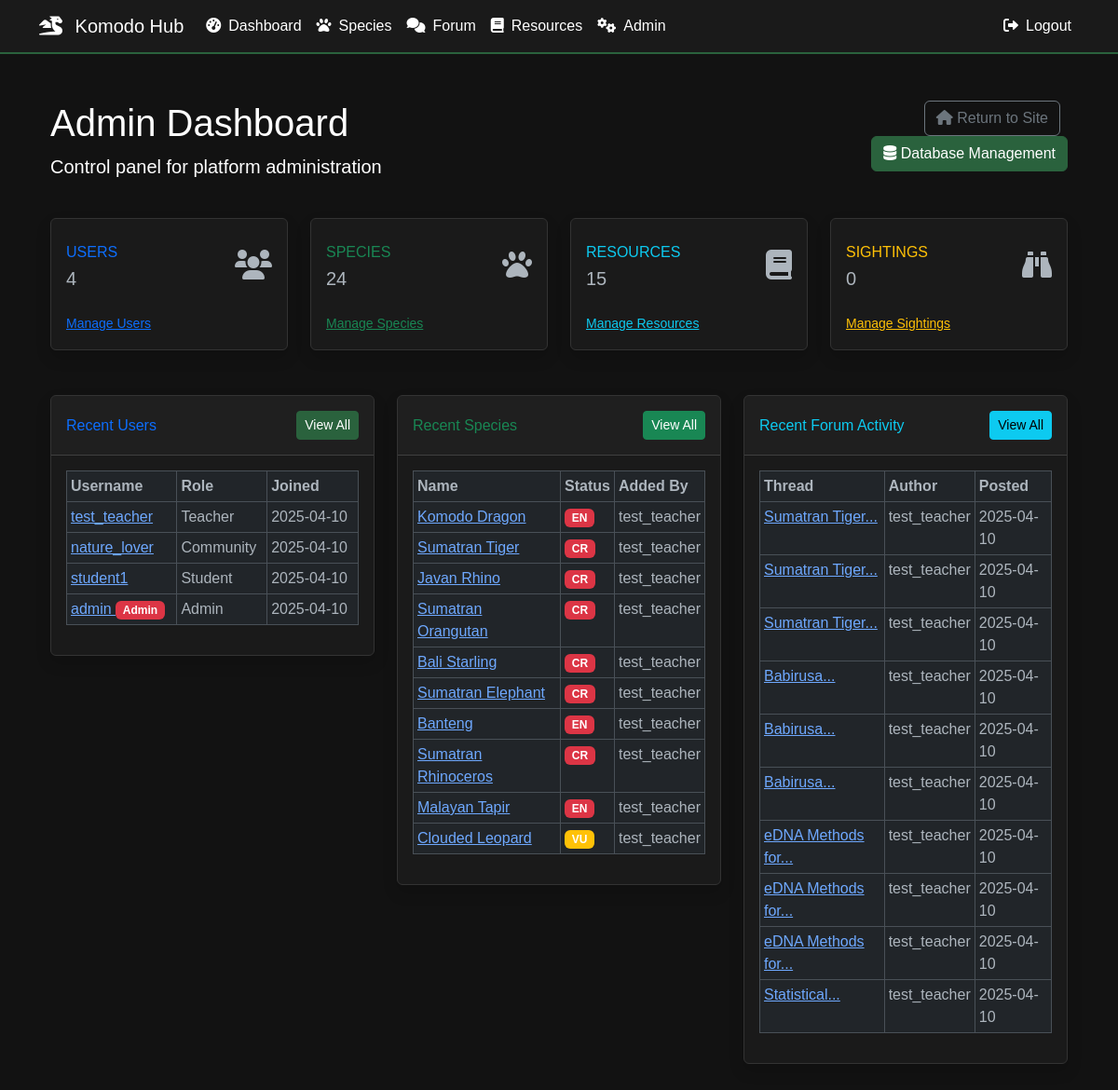
The page /admin/ (signed in) on the database its author committed.
### models.py (models this page shows, shortened)
class User(UserMixin, db.Model):
    id = db.Column(db.Integer, primary_key=True)
    username = db.Column(db.String(64), unique=True, nullable=False)
    email = db.Column(db.String(120), unique=True, nullable=False)
    password_hash = db.Column(db.String(256))
    role = db.Column(db.String(20), nullable=False)  # 'student', 'teacher', 'community', or 'admin'
    is_admin = db.Column(db.Boolean, default=False)  # Admin flag for additional permissions
    created_at = db.Column(db.DateTime, default=datetime.utcnow)
    avatar = db.Column(db.String(200), default='default.svg')
    theme_preference = db.Column(db.String(50), default='light')
    progress_records = db.relationship('UserProgress', back_populates='user', lazy=True)
    species_sightings = db.relationship('SpeciesSighting', backref='observer', lazy=True)
    species_created = db.relationship('Species', backref='created_by', lazy=True)
    forum_threads = db.relationship('ForumThread', backref='author', lazy=True)
    forum_posts = db.relationship('ForumPost', backref='author', lazy=True)
    notes_given = db.relationship('Note', foreign_keys='Note.teacher_id', back_populates='teacher', lazy=True)
    notes_received = db.relationship('Note', foreign_keys='Note.student_id', back_populates='student', lazy=True)
    sent_messages = db.relationship('Message', back_populates='sender', foreign_keys='Message.sender_id', lazy=True)
    received_messages = db.relationship('Message', back_populates='recipient', foreign_keys='Message.recipient_id', lazy=True)
    forum_upvotes = db.relationship('ForumUpvote', backref='user', lazy=True)
    coordinated_programs = db.relationship('ConservationProgram', backref='coordinator', lazy=True, foreign_keys='ConservationProgram.coordinator_id')
    programs_joined = db.relationship('ConservationProgram', secondary='user_programs', lazy=True,
                                    backref=db.backref('participants', lazy=True),
                                    primaryjoin="User.id==UserPrograms.user_id",
                                    secondaryjoin="UserPrograms.program_id==ConservationProgram.id")
    def is_administrator(self):
        return self.is_admin

class Species(db.Model):
    id = db.Column(db.Integer, primary_key=True)
    name = db.Column(db.String(100), nullable=False)
    scientific_name = db.Column(db.String(100), nullable=False)
    description = db.Column(db.Text, nullable=False)
    population = db.Column(db.Integer)
    conservation_status = db.Column(db.String(50))
    habitat = db.Column(db.String(100))
    threats = db.Column(db.Text)
    created_at = db.Column(db.DateTime, default=datetime.utcnow)
    last_updated = db.Column(db.DateTime, default=datetime.utcnow, onupdate=datetime.utcnow)
    created_by_id = db.Column(db.Integer, db.ForeignKey('user.id'))
    sightings = db.relationship('SpeciesSighting', backref='species', lazy=True)
    population_records = db.relationship('PopulationRecord', back_populates='species', lazy=True)
    habitats = db.relationship('HabitatData', back_populates='species', lazy=True)
    migrations = db.relationship('MigrationPattern', back_populates='species', lazy=True)
    identification_challenges = db.relationship('SpeciesIdentificationChallenge', back_populates='species', lazy=True)

class ForumPost(db.Model):
    id = db.Column(db.Integer, primary_key=True)
    content = db.Column(db.Text, nullable=False)
    author_id = db.Column(db.Integer, db.ForeignKey('user.id'), nullable=False)
    thread_id = db.Column(db.Integer, db.ForeignKey('forum_thread.id'), nullable=False)
    created_at = db.Column(db.DateTime, default=datetime.utcnow)
    updated_at = db.Column(db.DateTime, onupdate=datetime.utcnow)
    is_solution = db.Column(db.Boolean, default=False)
    upvotes_count = db.Column(db.Integer, default=0)
    upvotes = db.relationship('ForumUpvote', backref='forum_post', lazy=True)

class ForumThread(db.Model):
    id = db.Column(db.Integer, primary_key=True)
    title = db.Column(db.String(200), nullable=False)
    content = db.Column(db.Text, nullable=False)
    author_id = db.Column(db.Integer, db.ForeignKey('user.id'), nullable=False)
    category_id = db.Column(db.Integer, db.ForeignKey('forum_category.id'), nullable=False)
    created_at = db.Column(db.DateTime, default=datetime.utcnow)
    updated_at = db.Column(db.DateTime, onupdate=datetime.utcnow)
    is_pinned = db.Column(db.Boolean, default=False)
    is_locked = db.Column(db.Boolean, default=False)
    view_count = db.Column(db.Integer, default=0)
    posts = db.relationship('ForumPost', backref='thread', lazy=True)

### blueprints/admin.py (the view)
@admin_bp.route('/')
@login_required
@admin_required
def admin_dashboard():
    stats = {
        'users': User.query.count(),
        'species': Species.query.count(),
        'resources': LibraryResource.query.count(),
        'sightings': SpeciesSighting.query.count(),
        'forum_threads': ForumThread.query.count(),
        'forum_posts': ForumPost.query.count()
    }
    recent_users = User.query.order_by(User.created_at.desc()).limit(10).all()
    recent_species = Species.query.order_by(Species.created_at.desc()).limit(10).all()
    recent_posts = ForumPost.query.order_by(ForumPost.created_at.desc()).limit(10).all()
    return render_template('admin/dashboard.html', stats=stats,
                          recent_users=recent_users,
                          recent_species=recent_species,
                          recent_posts=recent_posts,
                          title="Admin Dashboard")

### templates/admin/dashboard.html (shortened to what this page needs)
{% extends 'base.html' %}
{% block content %}
<div class="container-fluid mt-4">
    <div class="row mb-4">
        <div class="col-lg-8">
            <h1>Admin Dashboard</h1>
            <p class="lead">Control panel for platform administration</p>
        </div>
        <div class="col-lg-4 text-end">
            <a href="{{ url_for('main.landing') }}" class="btn btn-outline-secondary me-2">
                <i class="fas fa-home"></i> Return to Site
            </a>
            <a href="{{ url_for('admin.database_management') }}" class="btn btn-primary">
                <i class="fas fa-database"></i> Database Management
            </a>
        </div>
    </div>
    <div class="row mb-4">
        <div class="col-xl-3 col-md-6 mb-4">
            <div class="card border-left-primary shadow h-100 py-2">
                <div class="card-body">
                    <div class="row no-gutters align-items-center">
                        <div class="col mr-2">
                            <div class="text-xs font-weight-bold text-primary text-uppercase mb-1">
                                Users</div>
                            <div class="h5 mb-0 font-weight-bold text-gray-800">{{ stats.users }}</div>
                        </div>
                        <div class="col-auto">
                            <i class="fas fa-users fa-2x text-gray-300"></i>
                        </div>
                    </div>
                </div>
                <div class="card-footer bg-transparent border-0">
                    <a href="{{ url_for('admin.manage_users') }}" class="small text-primary">Manage Users</a>
                </div>
            </div>
        </div>
        <div class="col-xl-3 col-md-6 mb-4">
            <div class="card border-left-success shadow h-100 py-2">
                <div class="card-body">
                    <div class="row no-gutters align-items-center">
                        <div class="col mr-2">
                            <div class="text-xs font-weight-bold text-success text-uppercase mb-1">
                                Species</div>
                            <div class="h5 mb-0 font-weight-bold text-gray-800">{{ stats.species }}</div>
                        </div>
                        <div class="col-auto">
                            <i class="fas fa-paw fa-2x text-gray-300"></i>
                        </div>
                    </div>
                </div>
                <div class="card-footer bg-transparent border-0">
                    <a href="{{ url_for('admin.manage_species') }}" class="small text-success">Manage Species</a>
                </div>
            </div>
        </div>
        <div class="col-xl-3 col-md-6 mb-4">
            <div class="card border-left-info shadow h-100 py-2">
                <div class="card-body">
                    <div class="row no-gutters align-items-center">
                        <div class="col mr-2">
                            <div class="text-xs font-weight-bold text-info text-uppercase mb-1">
                                Resources</div>
                            <div class="h5 mb-0 font-weight-bold text-gray-800">{{ stats.resources }}</div>
                        </div>
                        <div class="col-auto">
                            <i class="fas fa-book fa-2x text-gray-300"></i>
                        </div>
                    </div>
                </div>
                <div class="card-footer bg-transparent border-0">
                    <a href="{{ url_for('admin.manage_resources') }}" class="small text-info">Manage Resources</a>
                </div>
            </div>
        </div>
        <div class="col-xl-3 col-md-6 mb-4">
            <div class="card border-left-warning shadow h-100 py-2">
                <div class="card-body">
                    <div class="row no-gutters align-items-center">
                        <div class="col mr-2">
                            <div class="text-xs font-weight-bold text-warning text-uppercase mb-1">
                                Sightings</div>
                            <div class="h5 mb-0 font-weight-bold text-gray-800">{{ stats.sightings }}</div>
                        </div>
                        <div class="col-auto">
                            <i class="fas fa-binoculars fa-2x text-gray-300"></i>
                        </div>
                    </div>
                </div>
                <div class="card-footer bg-transparent border-0">
                    <a href="{{ url_for('admin.manage_sightings') }}" class="small text-warning">Manage Sightings</a>
                </div>
            </div>
        </div>
    </div>
    <div class="row">
        <div class="col-lg-4">
            <div class="card shadow mb-4">
                <div class="card-header py-3 d-flex flex-row align-items-center justify-content-between">
                    <h6 class="m-0 font-weight-bold text-primary">Recent Users</h6>
                    <a href="{{ url_for('admin.manage_users') }}" class="btn btn-sm btn-primary">
                        View All
                    </a>
                </div>
                <div class="card-body">
                    <div class="table-responsive">
                        <table class="table table-bordered table-sm" width="100%" cellspacing="0">
                            <thead>
                                <tr>
                                    <th>Username</th>
                                    <th>Role</th>
                                    <th>Joined</th>
                                </tr>
                            </thead>
                            <tbody>
                                {% for user in recent_users %}
                                <tr>
                                    <td>
                                        <a href="{{ url_for('admin.edit_user', user_id=user.id) }}">
                                            {{ user.username }}
                                        </a>
                                        {% if user.is_admin %}
                                        <span class="badge bg-danger">Admin</span>
                                        {% endif %}
                                    </td>
                                    <td>{{ user.role|capitalize }}</td>
                                    <td>{{ user.created_at.strftime('%Y-%m-%d') }}</td>
                                </tr>
                                {% endfor %}
                            </tbody>
                        </table>
                    </div>
                </div>
            </div>
        </div>
        <div class="col-lg-4">
            <div class="card shadow mb-4">
                <div class="card-header py-3 d-flex flex-row align-items-center justify-content-between">
                    <h6 class="m-0 font-weight-bold text-success">Recent Species</h6>
                    <a href="{{ url_for('admin.manage_species') }}" class="btn btn-sm btn-success">
                        View All
                    </a>
                </div>
                <div class="card-body">
                    <div class="table-responsive">
                        <table class="table table-bordered table-sm" width="100%" cellspacing="0">
                            <thead>
                                <tr>
                                    <th>Name</th>
                                    <th>Status</th>
                                    <th>Added By</th>
                                </tr>
                            </thead>
                            <tbody>
                                {% for species in recent_species %}
                                <tr>
                                    <td>
                                        <a href="{{ url_for('species.view', id=species.id) }}">
                                            {{ species.name }}
                                        </a>
                                    </td>
                                    <td>
                                        <span class="badge
                                        {% if species.conservation_status in ['CR', 'EN'] %}bg-danger
                                        {% elif species.conservation_status in ['VU', 'NT'] %}bg-warning
                                        {% else %}bg-success{% endif %}">
                                            {{ species.conservation_status }}
                                        </span>
                                    </td>
                                    <td>{{ species.created_by.username }}</td>
                                </tr>
                                {% endfor %}
                            </tbody>
                        </table>
                    </div>
                </div>
            </div>
        </div>
        <div class="col-lg-4">
            <div class="card shadow mb-4">
                <div class="card-header py-3 d-flex flex-row align-items-center justify-content-between">
                    <h6 class="m-0 font-weight-bold text-info">Recent Forum Activity</h6>
                    <a href="{{ url_for('admin.manage_forum_posts') }}" class="btn btn-sm btn-info">
                        View All
                    </a>
                </div>
                <div class="card-body">
                    <div class="table-responsive">
                        <table class="table table-bordered table-sm" width="100%" cellspacing="0">
                            <thead>
                                <tr>
                                    <th>Thread</th>
                                    <th>Author</th>
                                    <th>Posted</th>
                                </tr>
                            </thead>
                            <tbody>
                                {% for post in recent_posts %}
                                <tr>
                                    <td>
                                        <a href="{{ url_for('forum.view_thread', id=post.thread_id) }}">
                                            {{ post.thread.title|truncate(20) }}
                                        </a>
                                    </td>
                                    <td>{{ post.author.username }}</td>
                                    <td>{{ post.created_at.strftime('%Y-%m-%d') }}</td>
                                </tr>
                                {% endfor %}
                            </tbody>
                        </table>
                    </div>
                </div>
            </div>
        </div>
    </div>
</div>
{% endblock %}

### rows shown on the page
User: username "test_teacher", role "Teacher", created_at "2025-04-10"
User: username "nature_lover", role "Community", created_at "2025-04-10"
User: username "student1", role "Student", created_at "2025-04-10"
User: username "admin", is_admin "Admin", role "Admin", created_at "2025-04-10"
Species: name "Komodo Dragon", conservation_status "EN", created_by.username "test_teacher"
Species: name "Sumatran Tiger", conservation_status "CR", created_by.username "test_teacher"
Species: name "Javan Rhino", conservation_status "CR", created_by.username "test_teacher"
Species: name "Sumatran Orangutan", conservation_status "CR", created_by.username "test_teacher"
Species: name "Bali Starling", conservation_status "CR", created_by.username "test_teacher"
Species: name "Sumatran Elephant", conservation_status "CR", created_by.username "test_teacher"
Species: name "Banteng", conservation_status "EN", created_by.username "test_teacher"
Species: name "Sumatran Rhinoceros", conservation_status "CR", created_by.username "test_teacher"
Species: name "Malayan Tapir", conservation_status "EN", created_by.username "test_teacher"
Species: name "Clouded Leopard", conservation_status "VU", created_by.username "test_teacher"
ForumPost: thread "Sumatran Tiger...", author.username "test_teacher", created_at "2025-04-10"
ForumPost: thread "Sumatran Tiger...", author.username "test_teacher", created_at "2025-04-10"
ForumPost: thread "Sumatran Tiger...", author.username "test_teacher", created_at "2025-04-10"
ForumPost: thread "Babirusa...", author.username "test_teacher", created_at "2025-04-10"
ForumPost: thread "Babirusa...", author.username "test_teacher", created_at "2025-04-10"
ForumPost: thread "Babirusa...", author.username "test_teacher", created_at "2025-04-10"
ForumPost: thread "eDNA Methods for...", author.username "test_teacher", created_at "2025-04-10"
ForumPost: thread "eDNA Methods for...", author.username "test_teacher", created_at "2025-04-10"
ForumPost: thread "eDNA Methods for...", author.username "test_teacher", created_at "2025-04-10"
ForumPost: thread "Statistical...", author.username "test_teacher", created_at "2025-04-10"

### other values the page prints
{{ stats.users }} "4"
{{ stats.species }} "24"
{{ stats.resources }} "15"
{{ stats.sightings }} "0"
